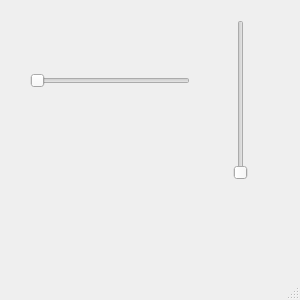
<?xml version="1.0" encoding="UTF-8"?>
<ui version="4.0">
 <class>MainWindow</class>
 <widget class="QMainWindow" name="MainWindow">
  <property name="geometry">
   <rect>
    <x>0</x>
    <y>0</y>
    <width>300</width>
    <height>300</height>
   </rect>
  </property>
  <property name="windowTitle">
   <string>MainWindow</string>
  </property>
  <widget class="QWidget" name="centralwidget">
   <widget class="QSlider" name="horizontalSlider">
    <property name="geometry">
     <rect>
      <x>30</x>
      <y>70</y>
      <width>160</width>
      <height>22</height>
     </rect>
    </property>
    <property name="orientation">
     <enum>Qt::Horizontal</enum>
    </property>
   </widget>
   <widget class="QSlider" name="verticalSlider">
    <property name="geometry">
     <rect>
      <x>230</x>
      <y>20</y>
      <width>22</width>
      <height>160</height>
     </rect>
    </property>
    <property name="orientation">
     <enum>Qt::Vertical</enum>
    </property>
   </widget>
  </widget>
  <widget class="QMenuBar" name="menubar">
   <property name="geometry">
    <rect>
     <x>0</x>
     <y>0</y>
     <width>300</width>
     <height>22</height>
    </rect>
   </property>
  </widget>
  <widget class="QStatusBar" name="statusbar"/>
 </widget>
 <resources/>
 <connections/>
</ui>
